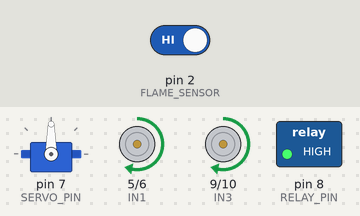
A sketch run on a simulated Arduino Uno, built with avr-gcc and run on an emulated ATmega328P. Parts: servo, motor-driver pin pairs drawn as motors (green arrow = first pin HIGH = forward, orange = second pin HIGH = backward, longer = more drive, scaled by the enable pin), switched loads named in the sketch (green lamp = pin HIGH). The inputs (shaded band) are chosen by the test bench; at power-on: pin 2 (FLAME_SENSOR) HIGH. What the sketch prints to the serial monitor is not drawn.

Above: at 1.2 s.
1.3 s: pin 2 (FLAME_SENSOR) driven LOW
At 2.2 s:
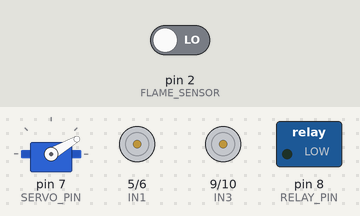
At 4.2 s:
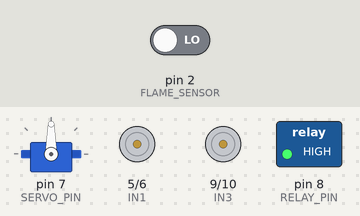
4.3 s: pin 2 (FLAME_SENSOR) driven HIGH
At 6.4 s:
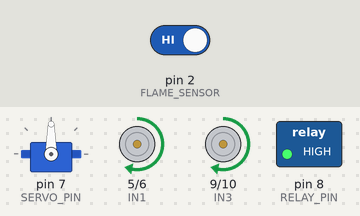
Timing chart, 0 to 7.9 s (numbered marks = the images above; inputs shaded):
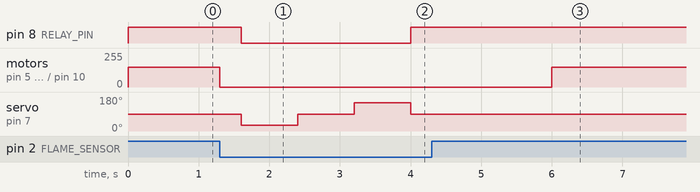

Measured:
- after the input at 1.3 s, pin 8 (RELAY_PIN): HIGH → LOW after 0.30 s, → HIGH 2.4 s later; motor on pin 5 (IN1) / pin 6 (IN2), motor on pin 9 (IN3) / pin 10 (IN4): forward 150/255 → stopped at once; servo on pin 7 (SERVO_PIN): 90° → 30° after 0.30 s, → 90° 0.80 s later, → 150° 0.80 s later, → 90° 0.80 s later
- after the input at 4.3 s, pin 8 (RELAY_PIN): stays HIGH (without the input it goes to LOW after 2.0 s); motor on pin 5 (IN1) / pin 6 (IN2), motor on pin 9 (IN3) / pin 10 (IN4): stopped → forward 150/255 after 1.7 s; servo on pin 7 (SERVO_PIN): stops changing and stays 90°

The sketch:

Flame_Detection.ino
```cpp
#include <Servo.h>

// -------- PIN DEFINITIONS --------
#define FLAME_SENSOR 2

// Motor Driver
#define IN1 5
#define IN2 6
#define IN3 9
#define IN4 10
#define ENA 3
#define ENB 11

// Relay + Pump
#define RELAY_PIN 8

// Servo
#define SERVO_PIN 7

Servo nozzleServo;
int motorSpeed = 150;

void setup() {
  pinMode(FLAME_SENSOR, INPUT);

  pinMode(IN1, OUTPUT);
  pinMode(IN2, OUTPUT);
  pinMode(IN3, OUTPUT);
  pinMode(IN4, OUTPUT);
  pinMode(ENA, OUTPUT);
  pinMode(ENB, OUTPUT);

  pinMode(RELAY_PIN, OUTPUT);
  digitalWrite(RELAY_PIN, HIGH); // Pump OFF

  nozzleServo.attach(SERVO_PIN);
  nozzleServo.write(90); // Center position

  Serial.begin(9600);
  Serial.println("🔥 Fire Fighting Robot Initialized");
}

void loop() {
  int flame = digitalRead(FLAME_SENSOR);

  if (flame == LOW) {
    stopRobot();
    delay(300);

    digitalWrite(RELAY_PIN, LOW); // Pump ON
    Serial.println("🚿 Pump ON");

    spraySweep();
    digitalWrite(RELAY_PIN, HIGH); // Pump OFF
    Serial.println("✅ Fire Extinguished");

    delay(2000);
  }
  else {
    moveForward();
  }
}

// -------- FUNCTIONS --------

void spraySweep() {
  // Left
  nozzleServo.write(30);
  delay(800);

  // Center
  nozzleServo.write(90);
  delay(800);

  // Right
  nozzleServo.write(150);
  delay(800);

  // Back to center
  nozzleServo.write(90);
}

void moveForward() {
  digitalWrite(IN1, HIGH);
  digitalWrite(IN2, LOW);
  digitalWrite(IN3, HIGH);
  digitalWrite(IN4, LOW);

  analogWrite(ENA, motorSpeed);
  analogWrite(ENB, motorSpeed);
}

void stopRobot() {
  digitalWrite(IN1, LOW);
  digitalWrite(IN2, LOW);
  digitalWrite(IN3, LOW);
  digitalWrite(IN4, LOW);

  analogWrite(ENA, 0);
  analogWrite(ENB, 0);
}
```
